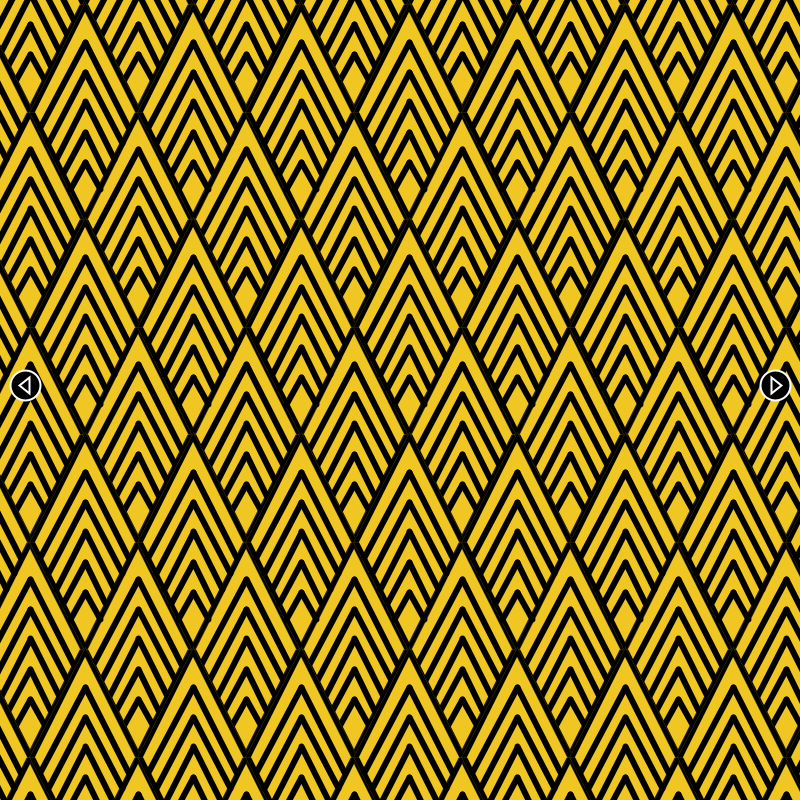
Frame 1 (no input)
Frame 60 (the mouse pressed at the canvas centre just before this capture): identical to frame 1, image omitted
Frame 120 (the mouse held since frame 60 and released just before this capture): identical to frame 1, image omitted

The Processing sketch that drew this single still picture (run headless with seeded random() and noise(); from frame 60 on, the mouse is pressed at the canvas centre):

// Processing sketch: pattern_loop
// ── pattern_loop.pde
//mode framework
int mode;
final int PIC1 = 1;
final int PIC2 = 2;
final int PIC3 = 3;

//DRAWING VARIABLES
int count;
int count2;
float i, w;

void draw() {
  if (mode == PIC1) {
    pic1();
  } else if (mode == PIC2) {
    pic2();
  } else if (mode == PIC3) {
    pic3();
  } else {
    println("MODE error: " + mode);
  }
}

void setup() {
  size(800, 800);
  mode = PIC2;
}

void TACTILE (int x, int y, int w, int h) {
  if (mouseX> x-w/2 && mouseX< x+w/2 && mouseY> y-h/2 && mouseY< y+h/2) {
    stroke(0);
  } else {
    stroke(255);
  }
}

// ── mouse.pde
void mouseReleased() {
  if (mode == PIC1) {
    pic1Clicks();
  }else if (mode == PIC2) {
    pic2Clicks();
  }else if (mode ==PIC3) {
     pic3Clicks();
  }
} 

// ── pic1.pde
void pic1() {


  fill(0);
  strokeWeight(2);
  stroke(255);


  int count = 0;
  while (count < 800) {

    square(0+count, 0+count, 100);

    count = count + 5;
  }
  
  int count2 = 0;
  while (count2 < 0) {

    square(800-count2, 0+count2, 100);

    count = count2 + 5;
  }


  //right arrow
  imageMode(CENTER);
  TACTILE(775, 385, 30, 30);
  strokeWeight(2);
  circle(775, 385, 30);
  stroke(255);
  triangle(781, 385, 771, 377, 771, 393);
}

void pic1Clicks() {
  if (mouseX > 760 && mouseX < 790 && mouseY > 370 && mouseY < 400) {
    mode = PIC2;
  }
}

// ── pic2.pde
void pic2() {
  background(255);
  translate(0, 0);
  int count = 0;
  int count2 = -296;
  int count3 = -53;
  int count4 = -188;
  
  while (count2 < 900) {

    mrTriangle(-370+count, count2);
    count = count + 108;
    if (count > 900) {
    count = 0;
    count2 = count2 + 215;
    }
  }
  while (count4 < 900) {

    mrTriangle(-370+count3, count4);
    count3 = count3 + 108;
    if (count3 > 900) {
    count3 = -53;
    count4 = count4 + 215;
    }
  }

      //left arrow
      imageMode(CENTER);
      TACTILE(25, 385, 30, 30);
      strokeWeight(2);
      fill(0);
      circle(25, 385, 30);
      stroke(255);
      triangle(19, 385, 29, 377, 29, 393);

      //right arrow
      imageMode(CENTER);
      TACTILE(775, 385, 30, 30);
      strokeWeight(2);
      circle(775, 385, 30);
      stroke(255);
      triangle(781, 385, 771, 377, 771, 393);
    }

void mrTriangle(float x, float y) {
  pushMatrix();
  translate(x, y);

  //pattern
  strokeWeight(0);
  stroke(#F0C722);
  //big balck
  fill(0);
  triangle(344, 300, 456, 300, 400, 190);
  triangle(400, 410, 344, 300, 456, 300);
  //big yellow
  fill(#F0C722);
  triangle(350, 300, 450, 300, 400, 200);
  triangle(400, 400, 350, 300, 450, 300);
  stroke(0);
  //lines top
  fill(#F0C722);
  strokeWeight(6);
  line(400, 230, 355, 315);
  line(400, 230, 443, 315);
  //lines mid
  line(400, 260, 363, 331);
  line(400, 260, 437, 331);
  //lines mid 2
  line(400, 290, 371, 347);
  line(400, 289, 429, 347);
  //line bottom
  line(400, 320, 378, 361);
  line(400, 320, 420, 361);
  //line bottom 2
  line(400, 350, 385, 377);
  line(400, 350, 415, 377);

  //white blockers
  //noStroke();
  //fill(255);
  //triangle(794, 700, 456, 300, 400, 410);
  //triangle(400, 410, 344, 300, 176, 700);

  popMatrix();
}


void pic2Clicks() {
  if (mouseX > 760 && mouseX < 790 && mouseY > 370 && mouseY < 400) {
    mode = PIC3;
  }
  if (mouseX > 10 && mouseX < 40 && mouseY > 370 && mouseY < 400) {
    mode = PIC1;
  }
}

// ── pic3.pde
void pic3() {
  
  int count3 = 0;
  while (count3 < 890) {

    circle(0+count3, 0+count3, 100);

    count3 = count3 + 5;
  }
  

  //left arrow
  imageMode(CENTER);
  TACTILE(25,385, 30, 30);
  strokeWeight(2);
  fill(0);
  circle(25, 385, 30);
  stroke(255);
  triangle(19, 385, 29, 377, 29, 393);

}

void pic3Clicks() {
  if (mouseX > 10 && mouseX < 40 && mouseY > 370 && mouseY < 400) {
    mode = PIC2;
  }
}
